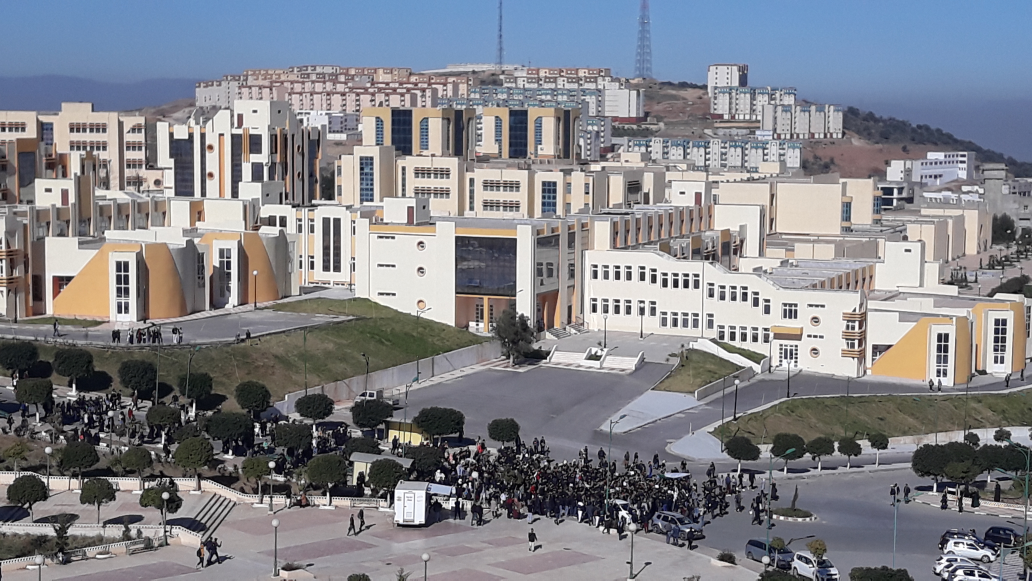
#> input picture images/campus_01.jpg, 4128 x 2322 px (shown at 1/4 size)
$ python panorama.py
#> lines starting #> are read from the running program, lines starting #| are printed output that depends on the picture
import cv2
import numpy as np

# Read images
I1 = cv2.imread('images/campus_01.jpg')
#> I1 is the input picture: shape (2322, 4128, 3); mean B, G, R 137.8, 131.3, 129.9
I2 = cv2.imread('images/campus_02.jpg')
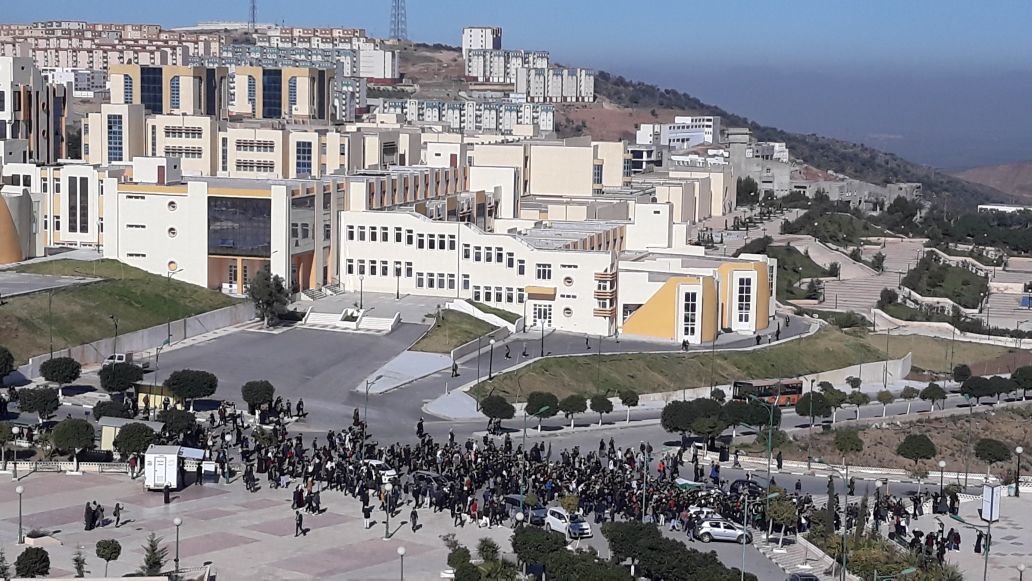
#> input picture images/campus_02.jpg, 4128 x 2322 px (shown at 1/4 size)
#> I2 is the input picture: shape (2322, 4128, 3); mean B, G, R 135.8, 130.7, 130.8

# Resize imaged to half of their original size
I1 = cv2.resize(I1, None, fx=0.25, fy=0.25)
#> I1: shape (580, 1032, 3)
I2 = cv2.resize(I2, None, fx=0.25, fy=0.25)
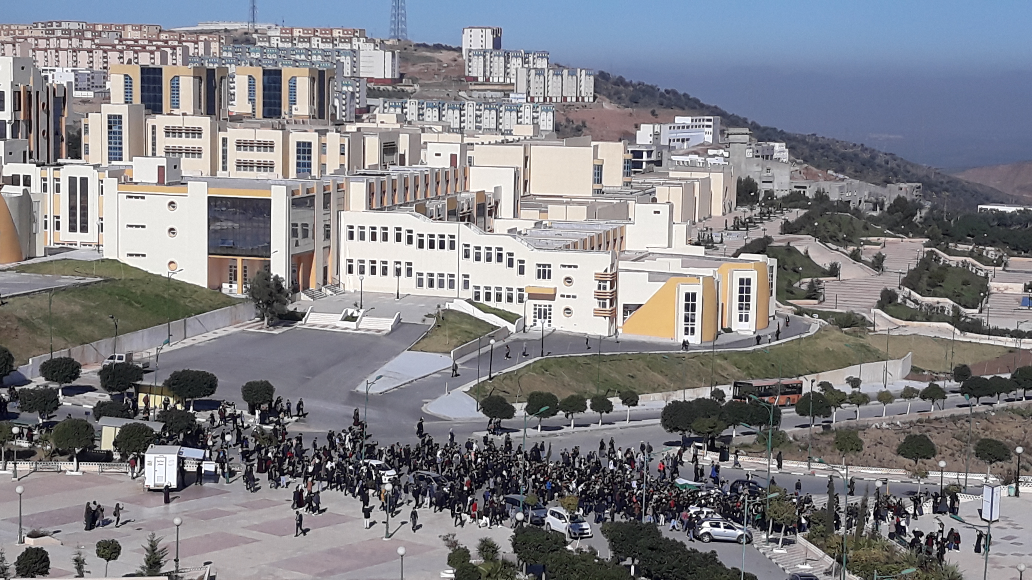
#> I2: shape (580, 1032, 3); mean B, G, R 135.9, 130.9, 130.9


# Get the original height and width of the image
I_height, I_width = I1.shape[:2]
#> I_height = 580; I_width = 1032

# Convert images to grayscale
gI1 = cv2.cvtColor(I1, cv2.COLOR_BGR2GRAY)
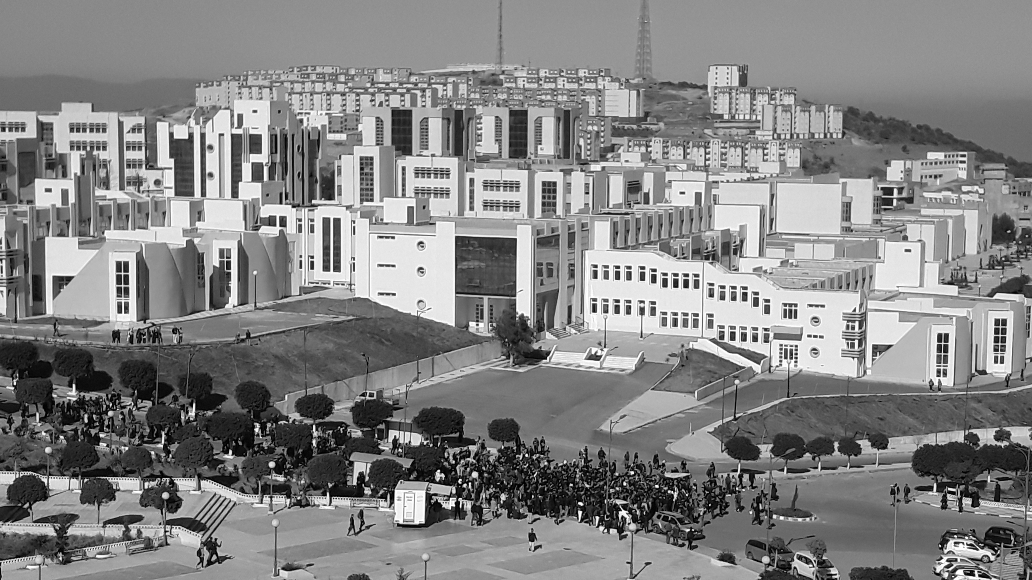
#> gI1: shape (580, 1032); min 0, max 255, mean 131.7
gI2 = cv2.cvtColor(I2, cv2.COLOR_BGR2GRAY)
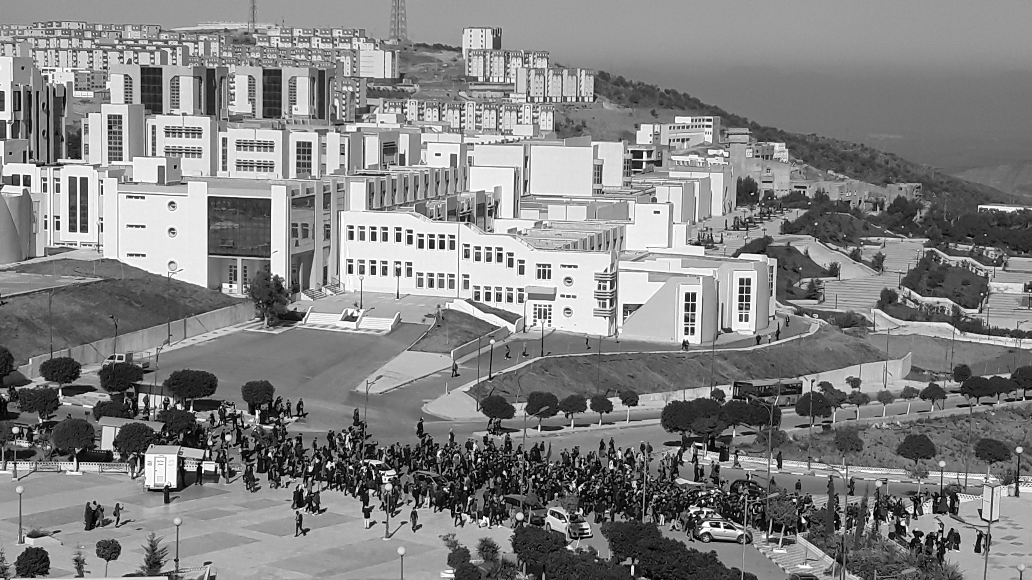
#> gI2: shape (580, 1032); min 0, max 255, mean 131.5

# Visualize image
#cv2.imshow('Color Image', cv2.resize(gI1, (I_width//5, I_height//5)))
#cv2.waitKey(0)

# Create ORB detector and descriptor
orb = cv2.ORB_create()

# Detect and compute descriptors for the first image
P1, F1 = orb.detectAndCompute(gI1, None)
#> P1 = 500 keypoints; strongest (x, y, size): (581, 504, 31), (459, 481, 31), (438, 471, 31), (686, 287, 31)

# Detect and compute descriptors for the second image
P2, F2 = orb.detectAndCompute(gI2, None)
#> P2 = 500 keypoints; strongest (x, y, size): (442, 248, 31), (484, 517, 31), (205, 470, 31), (719, 526, 31)

# Matching
bf = cv2.BFMatcher(cv2.NORM_HAMMING, crossCheck=True)
matches = bf.match(F2, F1)
#> matches = 236 matches
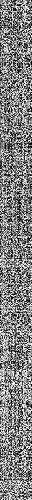
#> F2: shape (500, 32); min 0, max 255, mean 129.1
matches = sorted(matches, key=lambda x: x.distance)

# Get the matching points
matchedPoints2 = np.float32([P2[match.queryIdx].pt for match in matches])
#> matchedPoints2 = 236 pairs, first value 57.6 to 901.4, second value 118.2 to 529
matchedPoints1 = np.float32([P1[match.trainIdx].pt for match in matches])
#> matchedPoints1 = 236 pairs, first value 53.57 to 994, second value 134.4 to 543

# Estimate the transformation
M, _ = cv2.findHomography(matchedPoints2, matchedPoints1, cv2.RANSAC, 5.0)
#> M = [[0.906, 0.00854, 257.9], [-0.0293, 0.976, 47.24], [-9.69e-05, 2.24e-05, 1]]

# Warp the second image onto the first image to create a panorama
h1, w1 = gI1.shape
#> h1 = 580; w1 = 1032
h2, w2 = gI2.shape
#> h2 = 580; w2 = 1032

corners1 = np.float32([[0, 0], [0, h1], [w1, h1], [w1, 0]]).reshape(-1, 1, 2)
corners2 = np.float32([[0, 0], [0, h2], [w2, h2], [w2, 0]]).reshape(-1, 1, 2)

corners2_transformed = cv2.perspectiveTransform(corners2, M)
#> corners2_transformed = [[257.9, 47.24], [259.5, 605.4], [1312.4, 638.7], [1325.9, 18.92]]
corners = np.concatenate((corners1, corners2_transformed), axis=0)
#> corners = [[0, 0], [0, 580], [1032, 580], [1032, 0], [257.9, 47.24], [259.5, 605.4], [1312.4, 638.7], [1325.9, 18.92]]

x_min, y_min = np.int32(corners.min(axis=0).ravel())
#> x_min = 0; y_min = 0
x_max, y_max = np.int32(corners.max(axis=0).ravel())
#> x_max = 1325; y_max = 638

transformed_offset = (-x_min, -y_min)
#> transformed_offset = (0, 0)
transformed_image = cv2.warpPerspective(I2, M, (x_max - x_min, y_max - y_min))
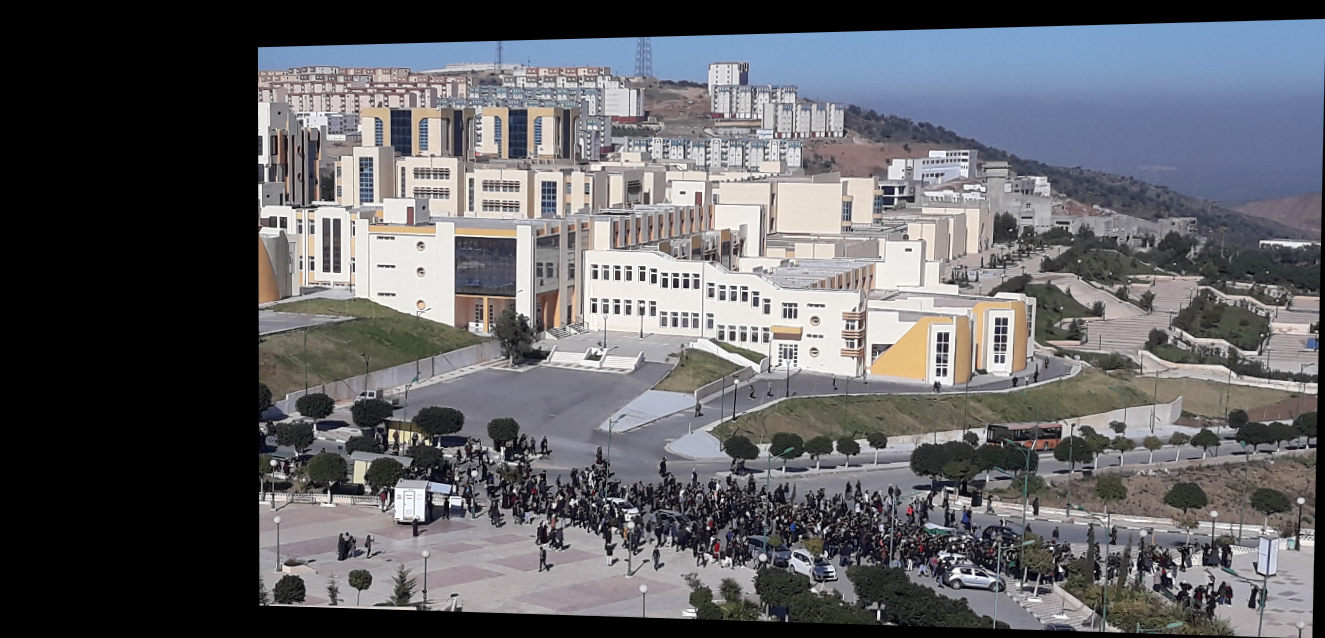
#> transformed_image: shape (638, 1325, 3); mean B, G, R 100.3, 96.3, 96.2
transformed_image[transformed_offset[1]:h1 + transformed_offset[1], transformed_offset[0]:w1 + transformed_offset[0]] = I1
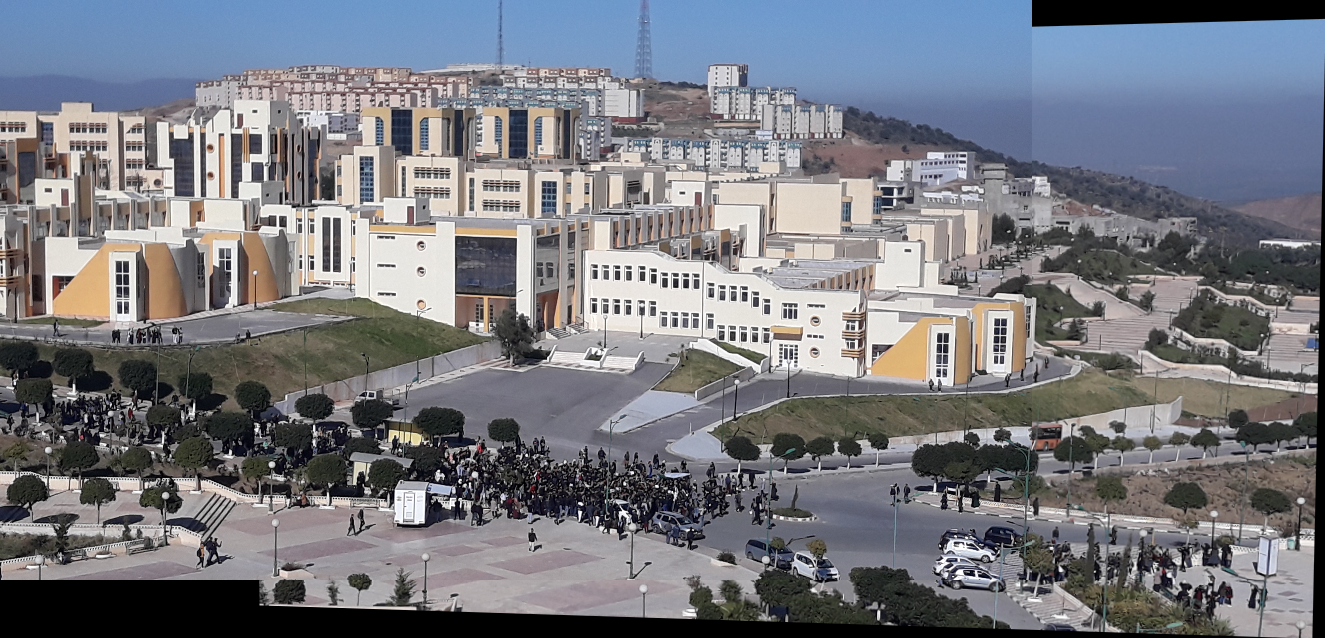
#> transformed_image: shape (638, 1325, 3); mean B, G, R 127.6, 120.8, 119.2

# Display the resulting panorama
cv2.imshow('Panorama', transformed_image)
cv2.waitKey(0)
cv2.destroyAllWindows()
